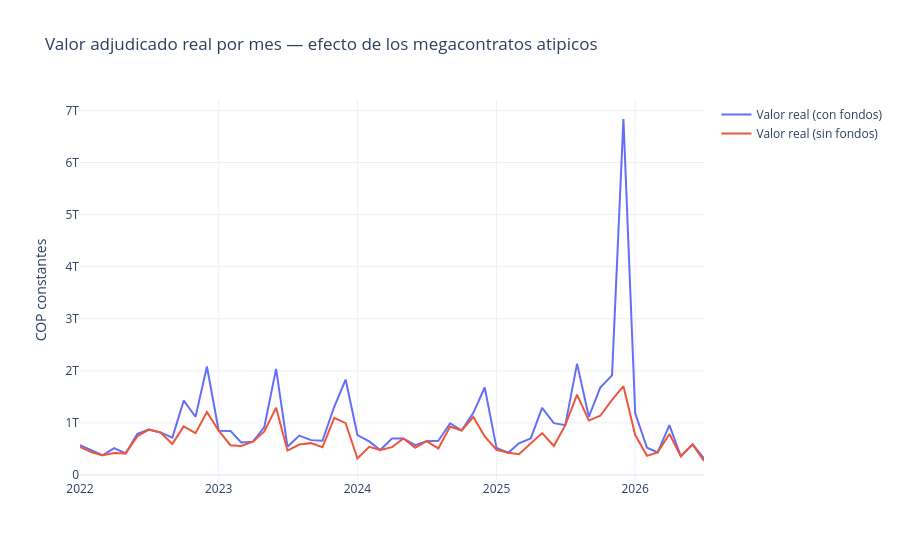

Notebook source saved alongside this figure:
### Markdown cell above
# 3. Serie mensual: procesos y valor real, con y sin fondos administrados

Base de analisis: procesos con fecha valida y sin outlier implausible.

### Code cell
df_base = df[df["fecha_de_publicacion_del"].notna() & ~df["flag_valor_implausible"]].copy()
df_base["anio_mes"] = df_base["fecha_de_publicacion_del"].dt.to_period("M").dt.to_timestamp()

serie_completa = (
    df_base.groupby("anio_mes")
    .agg(procesos=("id_del_proceso", "size"),
         valor_real=("valor_adjudicado_total_real", "sum"))
    .reset_index()
)
serie_sin_fondos = (
    df_base[~df_base["flag_fondo_administrado"]].groupby("anio_mes")
    .agg(valor_real_sin_fondos=("valor_adjudicado_total_real", "sum"))
    .reset_index()
)
serie = serie_completa.merge(serie_sin_fondos, on="anio_mes", how="left")

fig = go.Figure()
fig.add_trace(go.Scatter(x=serie["anio_mes"], y=serie["valor_real"], name="Valor real (con fondos)", mode="lines"))
fig.add_trace(go.Scatter(x=serie["anio_mes"], y=serie["valor_real_sin_fondos"], name="Valor real (sin fondos)", mode="lines"))
fig.update_layout(title="Valor adjudicado real por mes — efecto de los megacontratos atipicos",
                   yaxis_title="COP constantes", template="plotly_white")
fig.show()

print(f"\nParticipacion promedio de los fondos administrados en el valor mensual: "
      f"{(1 - serie['valor_real_sin_fondos'].sum()/serie['valor_real'].sum()):.1%}")
